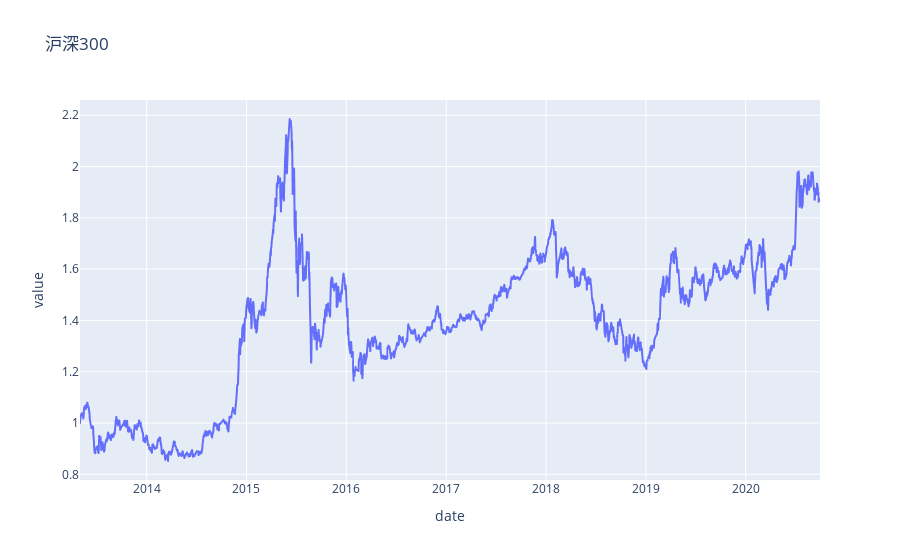

Notebook source saved alongside this figure:
### Markdown cell above
首先，既然是周4跌的概率高一些，最先想到的应该就是周4定投买入了，咱们看看这样的策略怎样。

### Code cell
# baseline    
s0 = trdb2py.trading2_pb2.Strategy(
    name="normal",
    asset=trdb2py.str2asset(asset),         
)
        
buy0 = trdb2py.trading2_pb2.CtrlCondition(
    name='buyandhold',
)

paramsbuy = trdb2py.trading2_pb2.BuyParams(
    perHandMoney=1,
)

paramsinit = trdb2py.trading2_pb2.InitParams(
    money=10000,
)

s0.buy.extend([buy0])
s0.paramsBuy.CopyFrom(paramsbuy)
s0.paramsInit.CopyFrom(paramsinit)        
p0 = trdb2py.trading2_pb2.SimTradingParams(
    assets=[trdb2py.str2asset(asset)],
    startTs=tsStart,
    endTs=tsEnd,
    strategies=[s0],
    title='沪深300',
)  

pnlBaseline = trdb2py.simTrading(trdb2cfg, p0)
trdb2py.showPNL(pnlBaseline, toImg=isStaticImg, width=width, height=height)

### Figure 1 — Plotly figure (JSON) as saved in the notebook; plotly's stock layout.template omitted (floating-point values rounded to 4 significant figures; data arrays with more than 128 entries replaced by an {"elided": "..."} marker saying what was removed)
{"data": [{"hovertemplate": "date=%{x}<br>value=%{y}<extra></extra>", "legendgroup": "", "line": {"color": "#636efa", "dash": "solid"}, "mode": "lines", "name": "", "showlegend": false, "type": "scattergl", "x": {"elided": "1810 str values"}, "xaxis": "x", "y": {"elided": "1810 float values"}, "yaxis": "y"}], "layout": {"legend": {"tracegroupgap": 0}, "title": {"text": "沪深300"}, "xaxis": {"anchor": "y", "domain": [0, 1], "title": {"text": "date"}}, "yaxis": {"anchor": "x", "domain": [0, 1], "title": {"text": "value"}}}}
